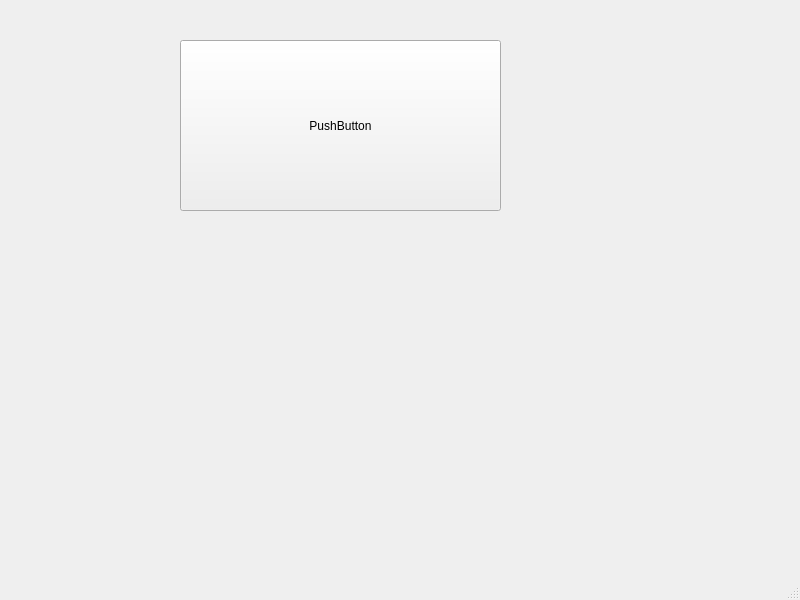
<?xml version="1.0" encoding="UTF-8"?>
<ui version="4.0">
 <class>MainWindow</class>
 <widget class="QMainWindow" name="MainWindow">
  <property name="geometry">
   <rect>
    <x>0</x>
    <y>0</y>
    <width>800</width>
    <height>600</height>
   </rect>
  </property>
  <property name="windowTitle">
   <string>MainWindow</string>
  </property>
  <widget class="QWidget" name="centralwidget">
   <widget class="QPushButton" name="pushButton">
    <property name="geometry">
     <rect>
      <x>180</x>
      <y>40</y>
      <width>321</width>
      <height>171</height>
     </rect>
    </property>
    <property name="text">
     <string>PushButton</string>
    </property>
   </widget>
  </widget>
  <widget class="QMenuBar" name="menubar">
   <property name="geometry">
    <rect>
     <x>0</x>
     <y>0</y>
     <width>800</width>
     <height>22</height>
    </rect>
   </property>
  </widget>
  <widget class="QStatusBar" name="statusbar"/>
 </widget>
 <resources/>
 <connections/>
</ui>
